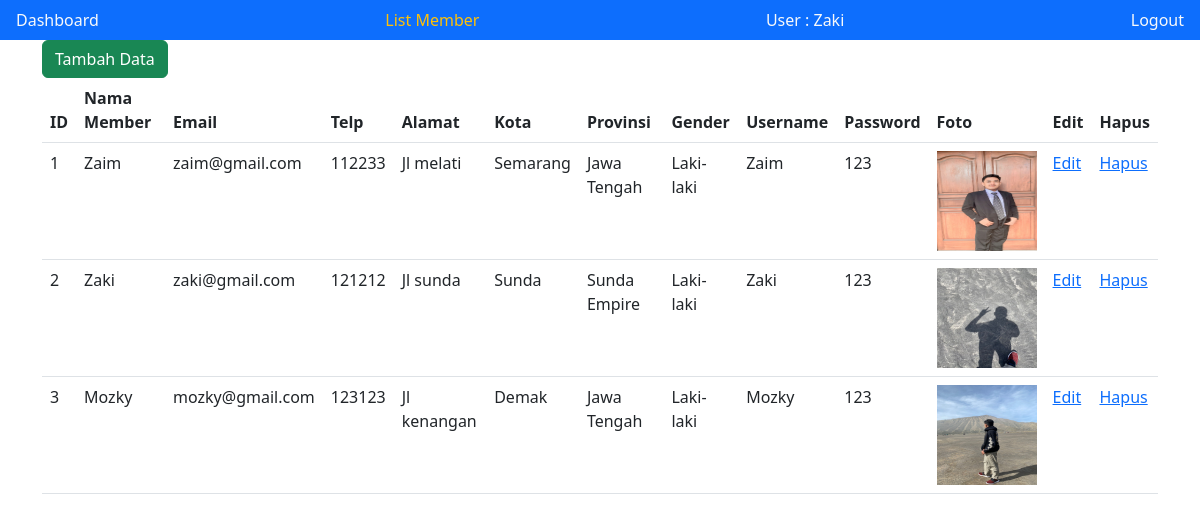
The app's page /listmember.php (signed in) with its own data.
### tables this page shows
CREATE TABLE `member` (
  `id` int(11) NOT NULL AUTO_INCREMENT,
  `nama_member` varchar(40) DEFAULT NULL,
  `email` varchar(30) DEFAULT NULL,
  `telp` varchar(30) DEFAULT NULL,
  `alamat` varchar(60) DEFAULT NULL,
  `kota` varchar(40) DEFAULT NULL,
  `provinsi` varchar(40) DEFAULT NULL,
  `gender` varchar(10) DEFAULT NULL,
  `username` varchar(20) DEFAULT NULL,
  `password` varchar(100) DEFAULT NULL,
  `foto` varchar(255) DEFAULT NULL,
  PRIMARY KEY (`id`)
);

### listmember.php (the view, shortened to what this page needs)
<?php
if(isset($_SESSION["username"]))
    $user=$_SESSION["username"];
else
    header("location:index.php");
?>
<!DOCTYPE html>
<html lang="en">
<head>
    <link href="https://cdn.jsdelivr.net/npm/bootstrap@5.3.0-alpha3/dist/css/bootstrap.min.css" rel="stylesheet"
>
</head>
<body>
    <nav class="nav nav-pills  flex-sm-row bg-primary">
        <a class="flex-sm-fill text-sm-start nav-link text-light" href="dashboard.php">Dashboard</a>
        <span class="nav-link text-warning disabled" aria-current="page" >List Member</span>
        <a class="flex-sm-fill text-sm-end nav-link text-light disabled" href="#">User : <?=$user ; ?></a>
        <a class="flex-sm-fill text-sm-end nav-link text-light" href="index.php">Logout</a>
    </nav>
    <div class="container">
        <?php
            include "koneksi.php";
            $sql="SELECT * from member ORDER BY id";
            $hasil=$conn->query($sql);
            echo "<a href='addMember.php' class='btn btn-success text-white'> Tambah Data </a>";
            if($hasil->num_rows>0){
                echo "<table class='table table-stripped'>
                <thead>
                <tr>
                <th scope='col'>ID</th>
                <th scope='col'>Nama Member</th>
                <th scope='col'>Email</th>
                <th scope='col'>Telp</th>
                <th scope='col'>Alamat</th>
                <th scope='col'>Kota</th>
                <th scope='col'>Provinsi</th>
                <th scope='col'>Gender</th>
                <th scope='col'>Username</th>
                <th scope='col'>Password</th>
                <th scope='col'>Foto</th>
                <th scope='col'>Edit</th>
                <th scope='col'>Hapus</th>
                </tr>
                </thead>
                <tbody>";
                while ($row=$hasil->fetch_assoc()){
                    $teks="<tr>";
                    $teks.="<td>".$row["id"]."</td>";
                    $teks.="<td>".$row["nama_member"]."</td>";
                    $teks.="<td>".$row["email"]."</td>";
                    $teks.="<td>".$row["telp"]."</td>";
                    $teks.="<td>".$row["alamat"]."</td>";
                    $teks.="<td>".$row["kota"]."</td>";
                    $teks.="<td>".$row["provinsi"]."</td>";
                    $teks.="<td>".$row["gender"]."</td>";
                    $teks.="<td>".$row["username"]."</td>";
                    $teks.="<td>".$row["password"]."</td>";
                    $teks.="<td><img src='imgMember/".$row["foto"]."' style='width:100px;height:100px;'></img></td>";
                    $teks.="<td><a href='editMember.php?id=".$row["id"]."'>Edit</a></td>";
                    $teks.="<td><a href='delMember.php?id=".$row["id"]."'>Hapus</a></td>";
                    $teks.="</tr>";
                    echo $teks;
                }
                echo "</tbody>
                </table>";
            }
            else{
                echo "jml rec: 0 ";
            }
        ?>
    </div>
</body>
</html>

### records on screen
member: id "1", nama_member "Zaim", email "zaim@gmail.com", telp "112233", alamat "Jl melati", kota "Semarang", provinsi "Jawa Tengah", gender "Laki-laki", username "Zaim", password "123", foto (picture)
member: id "2", nama_member "Zaki", email "zaki@gmail.com", telp "121212", alamat "Jl sunda", kota "Sunda", provinsi "Sunda Empire", gender "Laki-laki", username "Zaki", password "123", foto (picture)
member: id "3", nama_member "Mozky", email "mozky@gmail.com", telp "123123", alamat "Jl kenangan", kota "Demak", provinsi "Jawa Tengah", gender "Laki-laki", username "Mozky", password "123", foto (picture)

### other values on screen
$user "Zaki"
